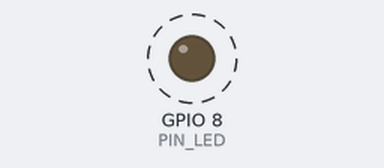
This sketch was run on a simulated ESP32-C3. On the bench: output pins drawn as LEDs (lit = HIGH). Dashed ring = blinking. What the sketch prints to the serial monitor is not drawn.

Above: at 0.2 s.
Timing chart, 0 to 3.0 s (numbered marks = the images above):
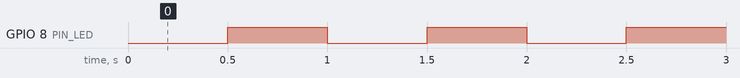

Measured:
- by itself, GPIO 8 (PIN_LED): alternates HIGH for 0.50 s and LOW for 0.50 s

The sketch:

blink.ino
```cpp
// E3.4 krok 1: Blink na ESP32-C3 SuperMini. Niebieska dioda na GPIO8, świeci stanem niskim.
// Kompilacja: arduino-cli compile -b esp32:esp32:esp32c3:CDCOnBoot=cdc 50-elektronika/blink

const int PIN_LED = 8;

void setup() {
  Serial.begin(115200);
  Serial.setTxTimeoutMs(0);  // bez czytającego portu USB println nie blokuje pętli
  pinMode(PIN_LED, OUTPUT);
}

void loop() {
  digitalWrite(PIN_LED, LOW);
  Serial.println("LED on");
  delay(500);
  digitalWrite(PIN_LED, HIGH);
  Serial.println("LED off");
  delay(500);
}
```
